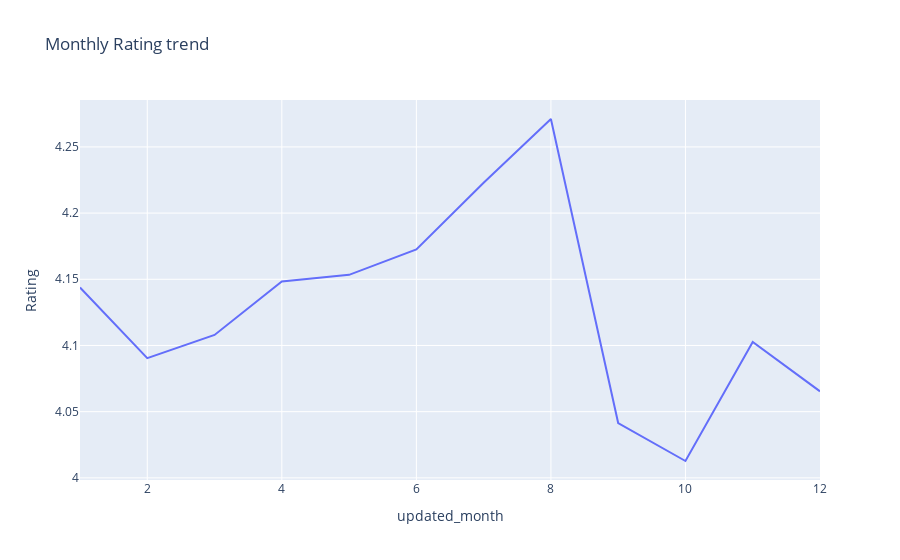

Notebook source saved alongside this figure:
### Code cell
# Prepare the plot

fig = px.line(res, x="updated_month", y="Rating", title="Monthly Rating trend")
fig.show()

### Figure 1 — Plotly figure (JSON) as saved in the notebook; plotly's stock layout.template omitted (floating-point values rounded to 4 significant figures)
{"data": [{"hovertemplate": "updated_month=%{x}<br>Rating=%{y}<extra></extra>", "legendgroup": "", "line": {"color": "#636efa", "dash": "solid"}, "marker": {"symbol": "circle"}, "mode": "lines", "name": "", "orientation": "v", "showlegend": false, "type": "scatter", "x": [1, 2, 3, 4, 5, 6, 7, 8, 9, 10, 11, 12], "xaxis": "x", "y": [4.144, 4.09, 4.108, 4.148, 4.153, 4.173, 4.223, 4.271, 4.041, 4.013, 4.103, 4.065], "yaxis": "y"}], "layout": {"legend": {"tracegroupgap": 0}, "title": {"text": "Monthly Rating trend"}, "xaxis": {"anchor": "y", "domain": [0, 1], "title": {"text": "updated_month"}}, "yaxis": {"anchor": "x", "domain": [0, 1], "title": {"text": "Rating"}}}}
